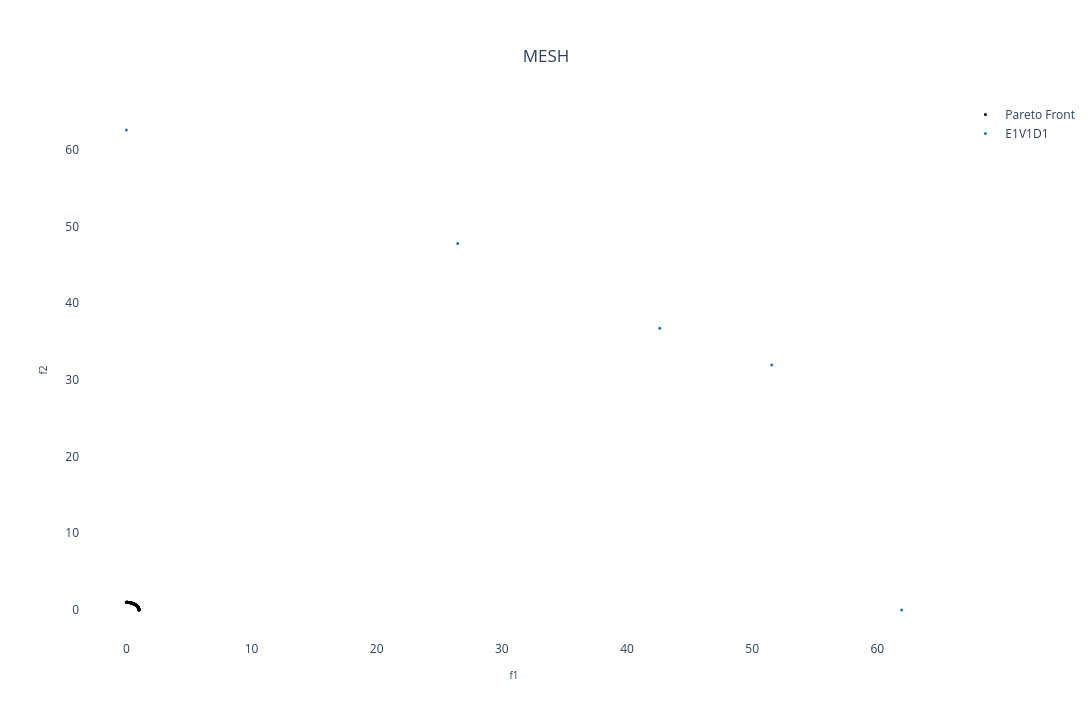

Here is the notebook cell this chart was saved with:
### Markdown cell above
## Benchmark 2D:

### Code cell
pareto_front = []

experiment_name = "dtlz3"
position_dim = 10 # Number of variables

there_is_pareto = 1
try:
    # Plotting the pareto front
    if(experiment_name in {'zdt1', 'zdt2', 'zdt3', 'zdt4', 'zdt6'}):
        real_pareto_front = get_problem(experiment_name, n_var=position_dim).pareto_front()
    else:
        real_pareto_front = get_problem(experiment_name, n_var=position_dim, n_obj=2).pareto_front()
    pareto_front.append(
    go.Scatter(x=real_pareto_front[:,0],
                y=real_pareto_front[:,1],
                mode='markers', marker=dict(size=3, color='black'),
                name='Pareto Front',
                showlegend=True
        )
    )
except:
    there_is_pareto = 0

# Choosing the files
choose_global_best_attribution_type = [0,1,2,3] # [0, 1, 2, 3]
choose_dm_pool_type = [0,1,2] # [0, 1, 2]
choose_de_mutation_type = [0,1,2,3,4] # [0, 1, 2, 3, 4]

# Name of chosen files
file_names = [
        f"E{i+1}V{j+1}D{k+1}_{experiment_name}.pkl"
        for i in choose_global_best_attribution_type
        for j in choose_dm_pool_type
        for k in choose_de_mutation_type
    ]
num_dataset = len(file_names) # Number of dataset

solid_colors = [mcolors.to_hex(cm.tab10(i)) for i in range(num_dataset + 1)] # List with solid colors

colorscales = pc.named_colorscales() # List of color scales
num_scales = len(colorscales)

for i in range(num_dataset):
  with open("../result/" + file_names[i], "rb") as f:
    r = pickle.load(f)
    pareto_front.append(
      go.Scatter(x=r['combined'][1][:,0],
                   y=r['combined'][1][:,1],
                   mode='markers', marker=dict(size=3, color=solid_colors[i]), #r['combined'][1][:,1], colorscale=colorscales[(i+1) % num_scales]),
                   name=file_names[i][:6],
                   showlegend=True)
    )

# Creating a subplot
fig = go.Figure()

for i in range(num_dataset + there_is_pareto):
    fig.add_trace(pareto_front[i])

# Setting layout
fig.update_layout(
    showlegend=True,
    xaxis=dict(title=dict(text='f1', font=dict(size=10))),
    yaxis=dict(title=dict(text='f2', font=dict(size=10))),
    title=dict(
        text='MESH',
        x=0.5,  # Centering the title
        xanchor='center',
        yanchor='top'
    ),
    #margin=dict(l=0, r=0, b=0, t=0), # Rearrange the margin
    width=1520,   # Figure width (pixels)
    height=720,  # Figure height (pixels)
    paper_bgcolor="white",
    plot_bgcolor='white'
)

# Showing the figure
fig.show()

### Figure 1 — Plotly figure (JSON) as saved in the notebook; plotly's stock layout.template omitted (floating-point values rounded to 4 significant figures)
{"data": [{"marker": {"color": "black", "size": 3}, "mode": "markers", "name": "Pareto Front", "showlegend": true, "type": "scatter", "x": [0, 0.0102, 0.02061, 0.03123, 0.04207, 0.05312, 0.06438, 0.07587, 0.08757, 0.0995, 0.1117, 0.124, 0.1366, 0.1495, 0.1625, 0.1758, 0.1893, 0.203, 0.2169, 0.2311, 0.2454, 0.26, 0.2747, 0.2897, 0.3048, 0.3201, 0.3355, 0.3511, 0.3669, 0.3827, 0.3987, 0.4148, 0.431, 0.4472, 0.4635, 0.4798, 0.4961, 0.5125, 0.5287, 0.545, 0.5612, 0.5772, 0.5932, 0.609, 0.6247, 0.6402, 0.6555, 0.6705, 0.6854, 0.6999, 0.7142, 0.7282, 0.7419, 0.7552, 0.7682, 0.7809, 0.7932, 0.8051, 0.8166, 0.8277, 0.8384, 0.8488, 0.8587, 0.8682, 0.8774, 0.8861, 0.8944, 0.9024, 0.9099, 0.9171, 0.9239, 0.9303, 0.9363, 0.942, 0.9474, 0.9524, 0.9571, 0.9615, 0.9656, 0.9694, 0.9729, 0.9762, 0.9792, 0.9819, 0.9844, 0.9867, 0.9888, 0.9906, 0.9923, 0.9937, 0.995, 0.9962, 0.9971, 0.9979, 0.9986, 0.9991, 0.9995, 0.9998, 0.9999, 1], "y": [1, 0.9999, 0.9998, 0.9995, 0.9991, 0.9986, 0.9979, 0.9971, 0.9962, 0.995, 0.9937, 0.9923, 0.9906, 0.9888, 0.9867, 0.9844, 0.9819, 0.9792, 0.9762, 0.9729, 0.9694, 0.9656, 0.9615, 0.9571, 0.9524, 0.9474, 0.942, 0.9363, 0.9303, 0.9239, 0.9171, 0.9099, 0.9024, 0.8944, 0.8861, 0.8774, 0.8682, 0.8587, 0.8488, 0.8384, 0.8277, 0.8166, 0.8051, 0.7932, 0.7809, 0.7682, 0.7552, 0.7419, 0.7282, 0.7142, 0.6999, 0.6854, 0.6705, 0.6555, 0.6402, 0.6247, 0.609, 0.5932, 0.5772, 0.5612, 0.545, 0.5287, 0.5125, 0.4961, 0.4798, 0.4635, 0.4472, 0.431, 0.4148, 0.3987, 0.3827, 0.3669, 0.3511, 0.3355, 0.3201, 0.3048, 0.2897, 0.2747, 0.26, 0.2454, 0.2311, 0.2169, 0.203, 0.1893, 0.1758, 0.1625, 0.1495, 0.1366, 0.124, 0.1117, 0.0995, 0.08757, 0.07587, 0.06438, 0.05312, 0.04207, 0.03123, 0.02061, 0.0102, 0]}, {"marker": {"color": "#1f77b4", "size": 3}, "mode": "markers", "name": "E1V1D1", "showlegend": true, "type": "scatter", "x": [61.94, 51.56, 42.62, 26.48, 3.83e-15], "y": [0, 31.93, 36.71, 47.77, 62.55]}], "layout": {"height": 720, "paper_bgcolor": "white", "plot_bgcolor": "white", "showlegend": true, "title": {"text": "MESH", "x": 0.5, "xanchor": "center", "yanchor": "top"}, "width": 1520, "xaxis": {"title": {"font": {"size": 10}, "text": "f1"}}, "yaxis": {"title": {"font": {"size": 10}, "text": "f2"}}}}
